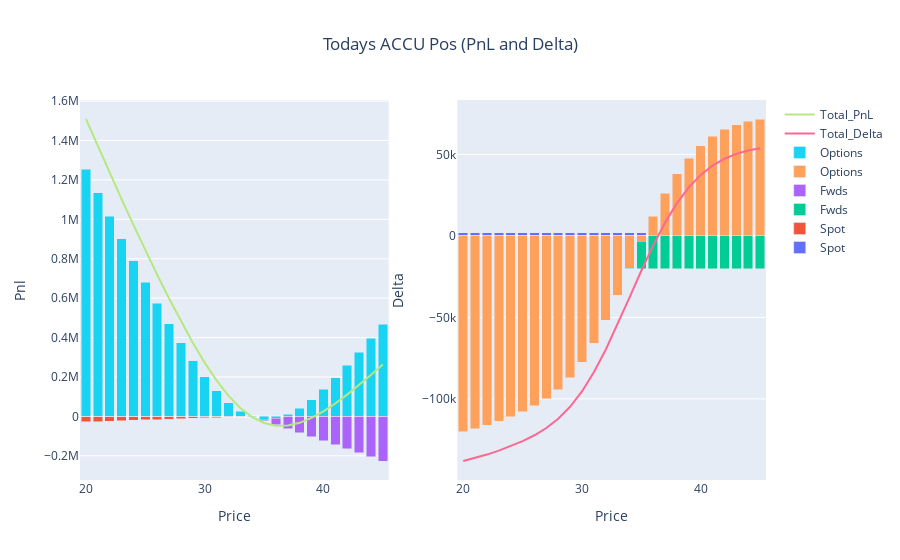

The notebook cell this image was saved under:
### Markdown cell above
# Today's Position

### Code cell
## USE THIS STYLE OF GRAPHING FOR TODAY DATE ENTRY ##
position_functions = Position_Reporting(positions, 'ACCU', current_date)
pnl, delta, theta, vega, value = position_functions.combine_frame()

fig_d = go.Figure()

fig_d.add_trace(go.Bar(x=delta.Price, y=delta.Spot, name='Spot', base=0))
fig_d.add_trace(go.Bar(x=delta.Price, y=delta.Fwds, name='Fwds', base=0))
fig_d.add_trace(go.Bar(x=delta.Price, y=delta.Options, name='Options', base=0))
fig_d.add_trace(go.Scatter(x=delta.Price, y=delta.Total_Delta, mode='lines', name='Total_Delta'))

#fig_d.update_layout(title='ACCU Delta Today', xaxis_title='Price', yaxis_title='Delta', barmode='stack')
#fig_d.show()

#~~~~~~~~~~~~~~~~~~~~~~~~~~~~~~~~~
fig_p = go.Figure()

fig_p.add_trace(go.Bar(x=pnl.Price, y=pnl.Spot, name='Spot', base=0))
fig_p.add_trace(go.Bar(x=pnl.Price, y=pnl.Fwds, name='Fwds', base=0))
fig_p.add_trace(go.Bar(x=pnl.Price, y=pnl.Options, name='Options', base=0))
fig_p.add_trace(go.Scatter(x=pnl.Price, y=pnl.Total_Pnl, mode='lines', name='Total_PnL'))

#fig_p.update_layout(title='ACCU PnL Today', xaxis_title='Price', yaxis_title='pnl', barmode='stack')
#fig_p.show()


#~~~~~~~~~~~~~~~~~~~~~~~~~~~~~~~
fig = make_subplots(rows=1, cols=2)
for i in range(0,len(fig_d.data)):
    fig.add_trace(fig_d.data[i], row=1, col=2)
    fig.add_trace(fig_p.data[i], row=1, col=1)
    
fig.update_layout(title={'text': 'Todays ACCU Pos (PnL and Delta)','x': 0.5,'xanchor': 'center'}, barmode='stack')

fig.update_xaxes(title_text="Price", row=1, col=1)
fig.update_yaxes(title_text="Pnl", row=1, col=1)
fig.update_xaxes(title_text="Price", row=1, col=2)
fig.update_yaxes(title_text="Delta", row=1, col=2)    
fig.show()

### Figure 1 — Plotly figure (JSON) as saved in the notebook; plotly's stock layout.template omitted (floating-point values rounded to 4 significant figures)
{"data": [{"base": 0, "name": "Spot", "type": "bar", "x": [20, 21, 22, 23, 24, 25, 26, 27, 28, 29, 30, 31, 32, 33, 34, 35, 36, 37, 38, 39, 40, 41, 42, 43, 44, 45], "xaxis": "x2", "y": [2030, 2030, 2030, 2030, 2030, 2030, 2030, 2030, 2030, 2030, 2030, 2030, 2030, 2030, 2030, 2030, 2030, 2030, 2030, 2030, 2030, 2030, 2030, 2030, 2030, 2030], "yaxis": "y2"}, {"base": 0, "name": "Spot", "type": "bar", "x": [20, 21, 22, 23, 24, 25, 26, 27, 28, 29, 30, 31, 32, 33, 34, 35, 36, 37, 38, 39, 40, 41, 42, 43, 44, 45], "xaxis": "x", "y": [-28120.0, -26090.0, -24060.0, -22030.0, -20000.0, -17970.0, -15940.0, -13910.0, -11880.0, -9846.0, -7816.0, -5786.0, -3756.0, -1726.0, 304.5, 2334.0, 4364.0, 6394.0, 8424.0, 10450.0, 12480.0, 14510.0, 16540.0, 18570.0, 20600.0, 22630.0], "yaxis": "y"}, {"base": 0, "name": "Fwds", "type": "bar", "x": [20, 21, 22, 23, 24, 25, 26, 27, 28, 29, 30, 31, 32, 33, 34, 35, 36, 37, 38, 39, 40, 41, 42, 43, 44, 45], "xaxis": "x2", "y": [-20000, -20000, -20000, -20000, -20000, -20000, -20000, -20000, -20000, -20000, -20000, -20000, -20000, -20000, -20000, -20000, -20000, -20000, -20000, -20000, -20000, -20000, -20000, -20000, -20000, -20000], "yaxis": "y2"}, {"base": 0, "name": "Fwds", "type": "bar", "x": [20, 21, 22, 23, 24, 25, 26, 27, 28, 29, 30, 31, 32, 33, 34, 35, 36, 37, 38, 39, 40, 41, 42, 43, 44, 45], "xaxis": "x", "y": [283800.0, 263400.0, 243000.0, 222600.0, 202200.0, 181800.0, 161300.0, 140900.0, 120500.0, 100100.0, 79710.0, 59300.0, 38890.0, 18480.0, -1927.0, -22340.0, -42750.0, -63150.0, -83560.0, -104000.0, -124400.0, -144800.0, -165200.0, -185600.0, -206000.0, -226400.0], "yaxis": "y"}, {"base": 0, "name": "Options", "type": "bar", "x": [20, 21, 22, 23, 24, 25, 26, 27, 28, 29, 30, 31, 32, 33, 34, 35, 36, 37, 38, 39, 40, 41, 42, 43, 44, 45], "xaxis": "x2", "y": [-120200.0, -118300.0, -116200.0, -113800.0, -111100.0, -108000.0, -104400.0, -99940.0, -94280.0, -86910.0, -77460.0, -65730.0, -51850.0, -36310.0, -19850.0, -3406.0, 12160.0, 26130.0, 38060.0, 47810.0, 55430.0, 61170.0, 65350.0, 68300.0, 70350.0, 71740.0], "yaxis": "y2"}, {"base": 0, "name": "Options", "type": "bar", "x": [20, 21, 22, 23, 24, 25, 26, 27, 28, 29, 30, 31, 32, 33, 34, 35, 36, 37, 38, 39, 40, 41, 42, 43, 44, 45], "xaxis": "x", "y": [1253000.0, 1134000.0, 1017000.0, 901800.0, 789400.0, 679800.0, 573600.0, 471300.0, 374100.0, 283300.0, 201000.0, 129200.0, 70230.0, 26040.0, -2083.0, -13670.0, -9191.0, 10110.0, 42380.0, 85500.0, 137300.0, 195700.0, 259100.0, 326000.0, 395400.0, 466500.0], "yaxis": "y"}, {"mode": "lines", "name": "Total_Delta", "type": "scatter", "x": [20, 21, 22, 23, 24, 25, 26, 27, 28, 29, 30, 31, 32, 33, 34, 35, 36, 37, 38, 39, 40, 41, 42, 43, 44, 45], "xaxis": "x2", "y": [-138100.0, -136300.0, -134200.0, -131800.0, -129000.0, -126000.0, -122300.0, -117900.0, -112200.0, -104900.0, -95430.0, -83700.0, -69820.0, -54280.0, -37820.0, -21380.0, -5813.0, 8157.0, 20090.0, 29840.0, 37460.0, 43200.0, 47380.0, 50330.0, 52380.0, 53770.0], "yaxis": "y2"}, {"mode": "lines", "name": "Total_PnL", "type": "scatter", "x": [20, 21, 22, 23, 24, 25, 26, 27, 28, 29, 30, 31, 32, 33, 34, 35, 36, 37, 38, 39, 40, 41, 42, 43, 44, 45], "xaxis": "x", "y": [1509000.0, 1371000.0, 1236000.0, 1102000.0, 971500.0, 843600.0, 719000.0, 598400.0, 482700.0, 373600.0, 272900.0, 182700.0, 105400.0, 42790.0, -3705.0, -33680.0, -47570.0, -46650.0, -32760.0, -8017.0, 25390.0, 65450.0, 110400.0, 159000.0, 210000.0, 262700.0], "yaxis": "y"}], "layout": {"autosize": true, "barmode": "stack", "title": {"text": "Todays ACCU Pos (PnL and Delta)", "x": 0.5, "xanchor": "center"}, "xaxis": {"anchor": "y", "autorange": true, "domain": [0, 0.45], "range": [19.5, 45.5], "title": {"text": "Price"}, "type": "linear"}, "xaxis2": {"anchor": "y2", "autorange": true, "domain": [0.55, 1], "range": [19.5, 45.5], "title": {"text": "Price"}, "type": "linear"}, "yaxis": {"anchor": "x", "autorange": true, "domain": [0, 1], "range": [-322800.0, 1606000.0], "title": {"text": "Pnl"}, "type": "linear"}, "yaxis2": {"anchor": "x2", "autorange": true, "domain": [0, 1], "range": [-149800.0, 83400.0], "title": {"text": "Delta"}, "type": "linear"}}}
